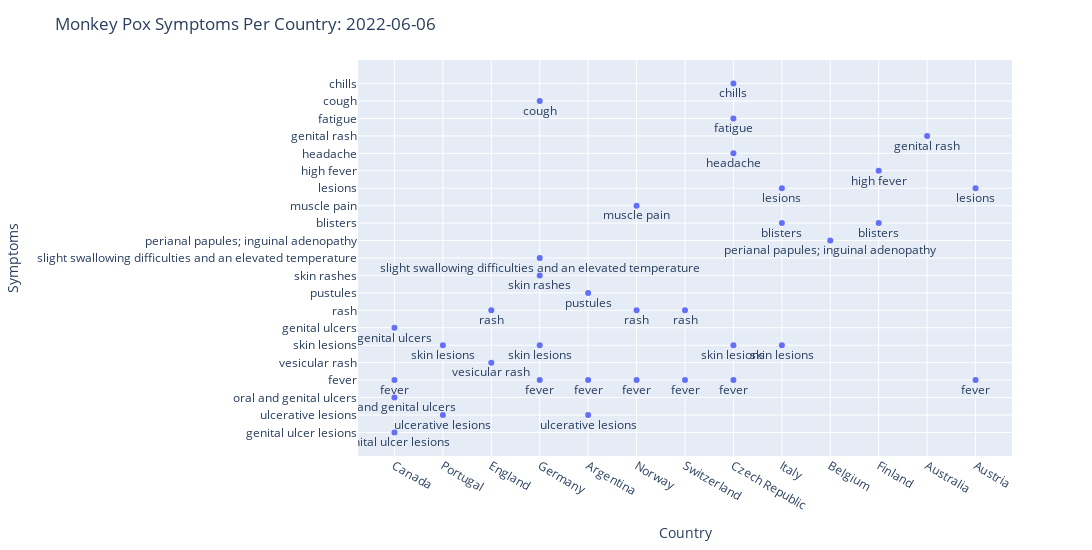

The code cell stored with this chart in its notebook:
### Code cell
fig5 = px.scatter(count_sym_df.sort_values('Symptoms_count', ascending=False), x='Country', y='Symptoms', text='Symptoms')

fig5.update_traces(textposition='bottom center')

fig5.update_layout(
    width=2372,
    height=550,
    title_text=f'Monkey Pox Symptoms Per Country: {date}'
)

fig5.show()

### Figure 1 — Plotly figure (JSON) as saved in the notebook; plotly's stock layout.template omitted (floating-point values rounded to 4 significant figures)
{"data": [{"hovertemplate": "Country=%{x}<br>Symptoms=%{text}<extra></extra>", "legendgroup": "", "marker": {"color": "#636efa", "symbol": "circle"}, "mode": "markers+text", "name": "", "orientation": "v", "showlegend": false, "text": ["genital ulcer lesions", "ulcerative lesions", "oral and genital ulcers", "fever", "vesicular rash", "skin lesions", "genital ulcers", "rash", "fever", "pustules", "rash", "rash", "skin lesions", "skin lesions", "skin lesions", "skin rashes", "slight swallowing difficulties and an elevated temperature", "ulcerative lesions", "perianal papules; inguinal adenopathy", "blisters", "muscle pain", "lesions", "blisters", "high fever", "headache", "genital rash", "fever", "fever", "fever", "fever", "fever", "fatigue", "cough", "chills", "lesions"], "textposition": "bottom center", "type": "scatter", "x": ["Canada", "Portugal", "Canada", "Canada", "England", "Portugal", "Canada", "England", "Germany", "Argentina", "Norway", "Switzerland", "Czech Republic", "Germany", "Italy", "Germany", "Germany", "Argentina", "Belgium", "Finland", "Norway", "Italy", "Italy", "Finland", "Czech Republic", "Australia", "Switzerland", "Norway", "Czech Republic", "Austria", "Argentina", "Czech Republic", "Germany", "Czech Republic", "Austria"], "xaxis": "x", "y": ["genital ulcer lesions", "ulcerative lesions", "oral and genital ulcers", "fever", "vesicular rash", "skin lesions", "genital ulcers", "rash", "fever", "pustules", "rash", "rash", "skin lesions", "skin lesions", "skin lesions", "skin rashes", "slight swallowing difficulties and an elevated temperature", "ulcerative lesions", "perianal papules; inguinal adenopathy", "blisters", "muscle pain", "lesions", "blisters", "high fever", "headache", "genital rash", "fever", "fever", "fever", "fever", "fever", "fatigue", "cough", "chills", "lesions"], "yaxis": "y"}], "layout": {"height": 550, "legend": {"tracegroupgap": 0}, "margin": {"t": 60}, "title": {"text": "Monkey Pox Symptoms Per Country: 2022-06-06"}, "width": 2372, "xaxis": {"anchor": "y", "domain": [0, 1], "title": {"text": "Country"}}, "yaxis": {"anchor": "x", "domain": [0, 1], "title": {"text": "Symptoms"}}}}
